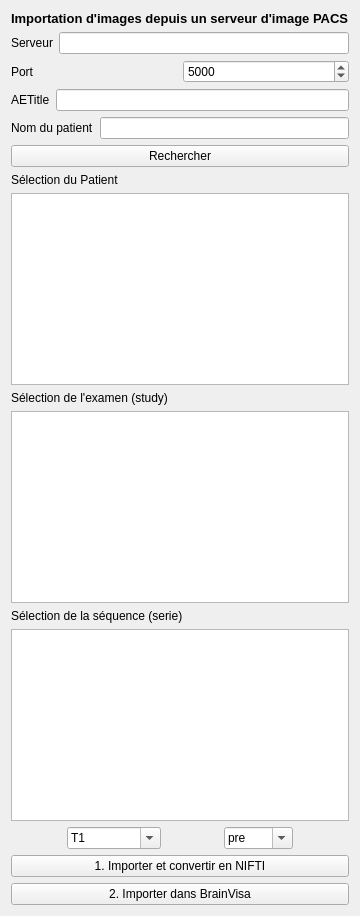
      <widget class="QWidget" name="tab">
       <attribute name="title">
        <string>Import PACS</string>
       </attribute>
       <layout class="QVBoxLayout" name="verticalLayout_2">
        <item>
         <widget class="QLabel" name="label_21">
          <property name="font">
           <font>
            <pointsize>10</pointsize>
            <weight>75</weight>
            <bold>true</bold>
           </font>
          </property>
          <property name="text">
           <string>Importation d'images depuis un serveur d'image PACS</string>
          </property>
         </widget>
        </item>
        <item>
         <layout class="QHBoxLayout" name="horizontalLayout_2">
          <item>
           <widget class="QLabel" name="label">
            <property name="text">
             <string>Serveur</string>
            </property>
           </widget>
          </item>
          <item>
           <widget class="QLineEdit" name="pacsServerEdit"/>
          </item>
         </layout>
        </item>
        <item>
         <layout class="QHBoxLayout" name="horizontalLayout_3">
          <item>
           <widget class="QLabel" name="label_2">
            <property name="text">
             <string>Port</string>
            </property>
           </widget>
          </item>
          <item>
           <widget class="QSpinBox" name="pacsPortSpin">
            <property name="maximum">
             <number>65535</number>
            </property>
            <property name="value">
             <number>5000</number>
            </property>
           </widget>
          </item>
         </layout>
        </item>
        <item>
         <layout class="QHBoxLayout" name="horizontalLayout_4">
          <item>
           <widget class="QLabel" name="label_3">
            <property name="text">
             <string>AETitle</string>
            </property>
           </widget>
          </item>
          <item>
           <widget class="QLineEdit" name="pacsAETitle"/>
          </item>
         </layout>
        </item>
        <item>
         <layout class="QHBoxLayout" name="horizontalLayout_5">
          <item>
           <widget class="QLabel" name="label_4">
            <property name="text">
             <string>Nom du patient</string>
            </property>
           </widget>
          </item>
          <item>
           <widget class="QLineEdit" name="patientSearchName"/>
          </item>
         </layout>
        </item>
        <item>
         <widget class="QPushButton" name="pacsSearchButton">
          <property name="text">
           <string>Rechercher</string>
          </property>
         </widget>
        </item>
        <item>
         <widget class="QLabel" name="label_5">
          <property name="text">
           <string>Sélection du Patient</string>
          </property>
         </widget>
        </item>
        <item>
         <widget class="QListWidget" name="pacsPatientList">
          <property name="selectionMode">
           <enum>QAbstractItemView::MultiSelection</enum>
          </property>
         </widget>
        </item>
        <item>
         <widget class="QLabel" name="label_6">
          <property name="text">
           <string>Sélection de l'examen (study)</string>
          </property>
         </widget>
        </item>
        <item>
         <widget class="QListWidget" name="pacsStudiesList">
          <property name="selectionMode">
           <enum>QAbstractItemView::MultiSelection</enum>
          </property>
         </widget>
        </item>
        <item>
         <widget class="QLabel" name="label_7">
          <property name="text">
           <string>Sélection de la séquence (serie)</string>
          </property>
         </widget>
        </item>
        <item>
         <widget class="QListWidget" name="pacsSeriesList">
          <property name="selectionMode">
           <enum>QAbstractItemView::MultiSelection</enum>
          </property>
         </widget>
        </item>
        <item>
         <layout class="QHBoxLayout" name="horizontalLayout">
          <item>
           <spacer name="horizontalSpacer_2">
            <property name="orientation">
             <enum>Qt::Horizontal</enum>
            </property>
            <property name="sizeHint" stdset="0">
             <size>
              <width>40</width>
              <height>20</height>
             </size>
            </property>
           </spacer>
          </item>
          <item>
           <widget class="QComboBox" name="pacsSeqType">
            <property name="editable">
             <bool>true</bool>
            </property>
            <item>
             <property name="text">
              <string>T1</string>
             </property>
            </item>
            <item>
             <property name="text">
              <string>T2</string>
             </property>
            </item>
            <item>
             <property name="text">
              <string>CT-scanner</string>
             </property>
            </item>
            <item>
             <property name="text">
              <string>TEP</string>
             </property>
            </item>
           </widget>
          </item>
          <item>
           <spacer name="horizontalSpacer_4">
            <property name="orientation">
             <enum>Qt::Horizontal</enum>
            </property>
            <property name="sizeHint" stdset="0">
             <size>
              <width>40</width>
              <height>20</height>
             </size>
            </property>
           </spacer>
          </item>
          <item>
           <widget class="QComboBox" name="pacsAcqType">
            <property name="editable">
             <bool>true</bool>
            </property>
            <item>
             <property name="text">
              <string>pre</string>
             </property>
            </item>
            <item>
             <property name="text">
              <string>post</string>
             </property>
            </item>
            <item>
             <property name="text">
              <string>postOp</string>
             </property>
            </item>
           </widget>
          </item>
          <item>
           <spacer name="horizontalSpacer_3">
            <property name="orientation">
             <enum>Qt::Horizontal</enum>
            </property>
            <property name="sizeHint" stdset="0">
             <size>
              <width>40</width>
              <height>20</height>
             </size>
            </property>
           </spacer>
          </item>
         </layout>
        </item>
        <item>
         <widget class="QPushButton" name="pacsImportButton">
          <property name="text">
           <string>1. Importer et convertir en NIFTI</string>
          </property>
         </widget>
        </item>
        <item>
         <widget class="QPushButton" name="pacsImportBVButton">
          <property name="text">
           <string>2. Importer dans BrainVisa</string>
          </property>
         </widget>
        </item>
       </layout>
      </widget>
